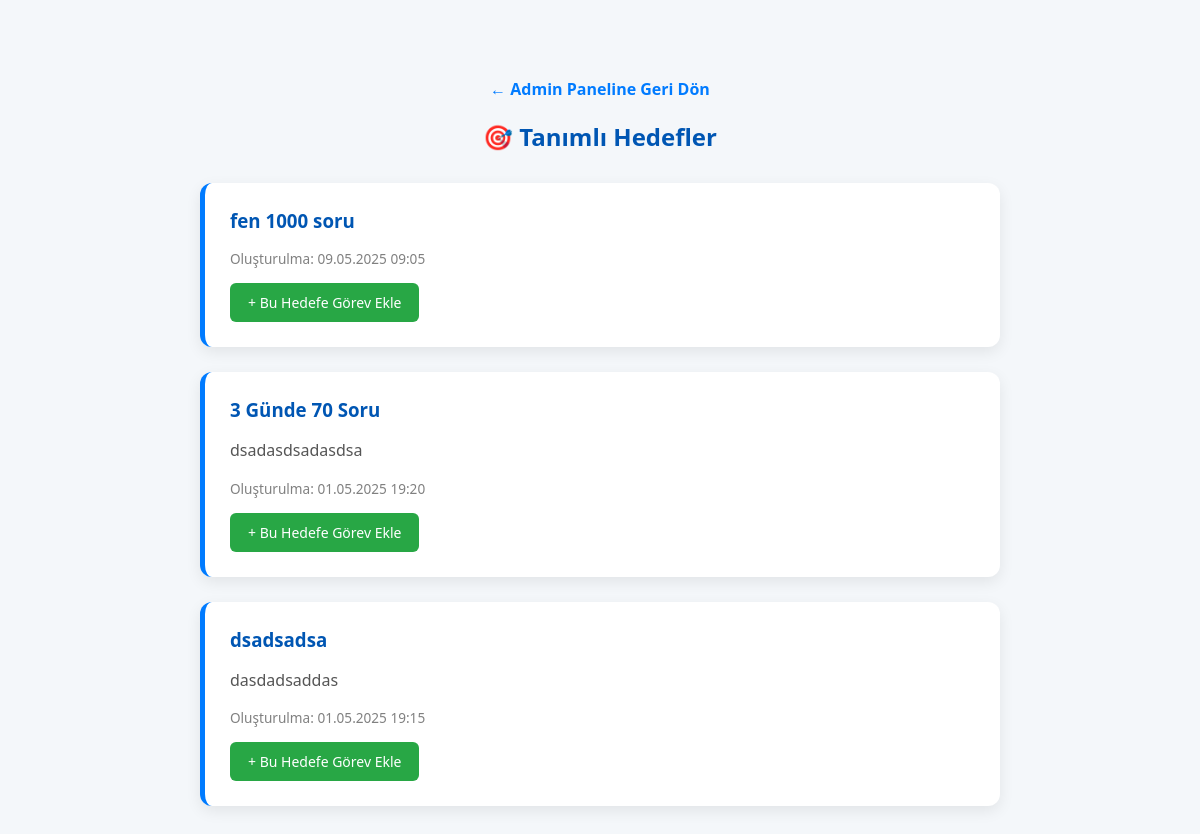
Before: /list-goals.php with the older database file.
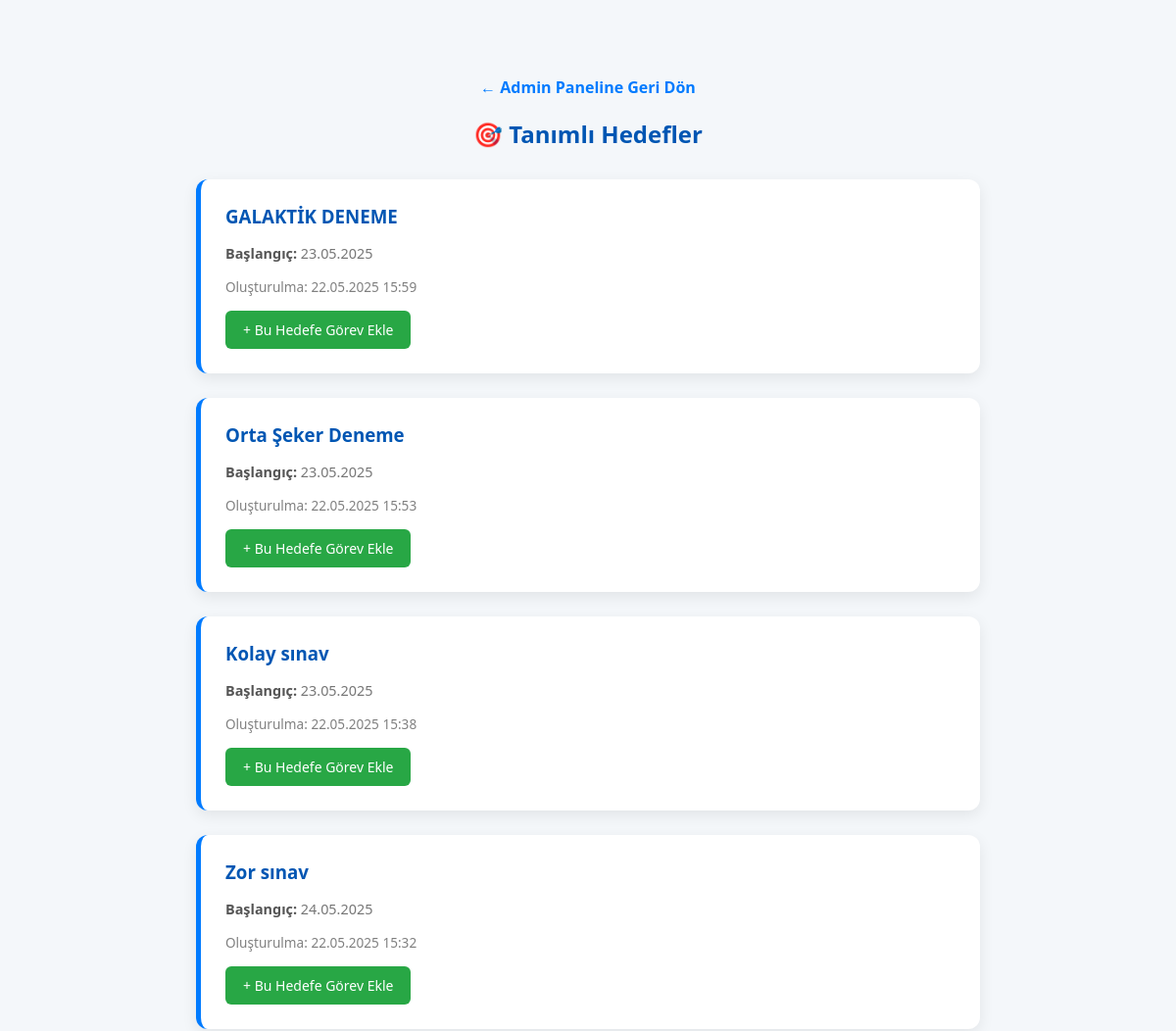
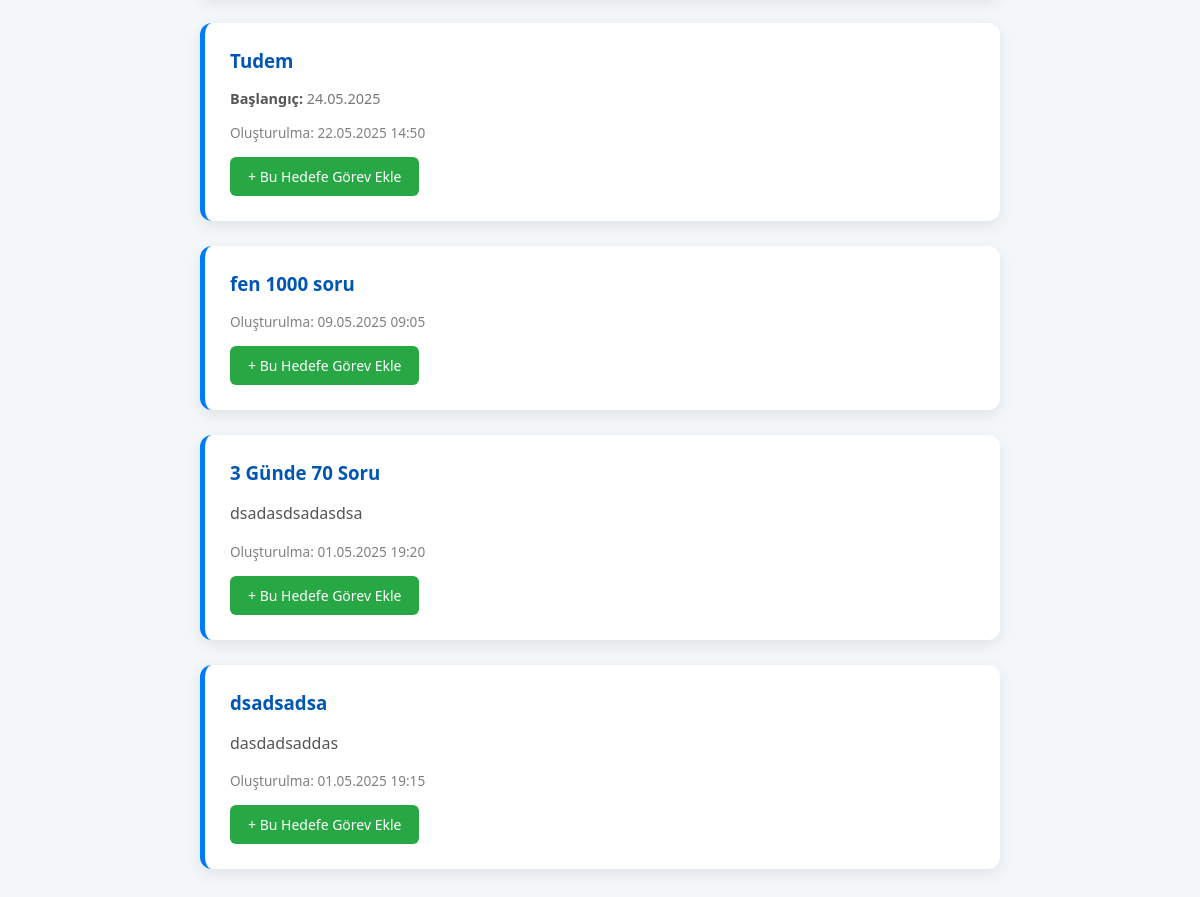
After: the same page with the newer database file (2 pictures, top to bottom).
### tables this page shows
CREATE TABLE `goals` (
  `id` int(16) NOT NULL,
  `teacher_id` int(16) NOT NULL,
  `title` varchar(250) NOT NULL,
  `description` text NOT NULL,
  `end_date` date DEFAULT NULL,
  `start_date` date DEFAULT NULL,
  `created_at` datetime NOT NULL DEFAULT current_timestamp()
);

### list-goals.php (the view, shortened to what this page needs)
<?php
$conn = new mysqli("localhost", "root", "", "student_db");
$conn->set_charset("utf8mb4");
$result = $conn->query("SELECT id, title, description, start_date, end_date, created_at FROM goals ORDER BY created_at DESC");
?>
<!DOCTYPE html>
<html lang="tr">
<head>
</head>
<body>
<div class="container">
    <a href="admin-panel.html" class="back-link">← Admin Paneline Geri Dön</a>
    <h2>🎯 Tanımlı Hedefler</h2>
    <?php if ($result && $result->num_rows > 0): ?>
        <?php while ($row = $result->fetch_assoc()): ?>
            <div class="goal">
                <h3><?php echo htmlspecialchars($row['title']); ?></h3>
                <p><?php echo nl2br(htmlspecialchars($row['description'])); ?></p>
                <div class="dates">
                    <?php if (!empty($row['start_date'])): ?>
                        <span>Başlangıç:</span> <?php echo date("d.m.Y", strtotime($row['start_date'])); ?>
                    <?php endif; ?>
                </div>
                <small>Oluşturulma: <?php echo date("d.m.Y H:i", strtotime($row['created_at'])); ?></small>
                <a class="view-tasks" href="add-task.php?goal_id=<?php echo $row['id']; ?>">+ Bu Hedefe Görev Ekle</a>
            </div>
        <?php endwhile; ?>
    <?php else: ?>
        <p class="no-goals">Henüz hiçbir hedef tanımlanmamış.</p>
    <?php endif; ?>
</div>
</body>
</html>

### list-goals.php (style rules this page uses)
body { font-family: 'Segoe UI', sans-serif; background: #f4f7fa; padding: 40px; color: #333; }
.container { max-width: 800px; margin: auto; }
h2 { text-align: center; margin-bottom: 30px; color: #0056b3; }
.goal { background-color: white; border-radius: 12px; padding: 25px; margin-bottom: 25px; box-shadow: 0 5px 15px rgba(0,0,0,0.08); border-left: 5px solid #007bff; }
.goal h3 { margin-top: 0; margin-bottom: 10px; color: #0056b3; }
.goal p { color: #555; margin-bottom: 15px; line-height: 1.6; }
.goal .dates { font-size: 0.9em; color: #777; margin-bottom: 15px; }
.goal .dates span { font-weight: bold; color: #555; }
.goal small { color: gray; font-size: 0.85em; display: block; margin-top: 10px; }
.view-tasks { display: inline-block; margin-top: 15px; background-color: #28a745; color: white; padding: 10px 18px; border: none; border-radius: 6px; text-decoration: none; font-size: 14px; transition: background-color 0.2s ease; }
.back-link { display: block; text-align: center; margin-top: 30px; margin-bottom: 20px; color: #007bff; text-decoration: none; font-weight: bold; }

Changed rows visible on the page:
added goals: title "GALAKTİK DENEME", start_date "23.05.2025", created_at "22.05.2025 15:59"
added goals: title "Orta Şeker Deneme", start_date "23.05.2025", created_at "22.05.2025 15:53"
added goals: title "Kolay sınav", start_date "23.05.2025", created_at "22.05.2025 15:38"
added goals: title "Zor sınav", start_date "24.05.2025", created_at "22.05.2025 15:32"
added goals: title "Tudem", start_date "24.05.2025", created_at "22.05.2025 14:50"
